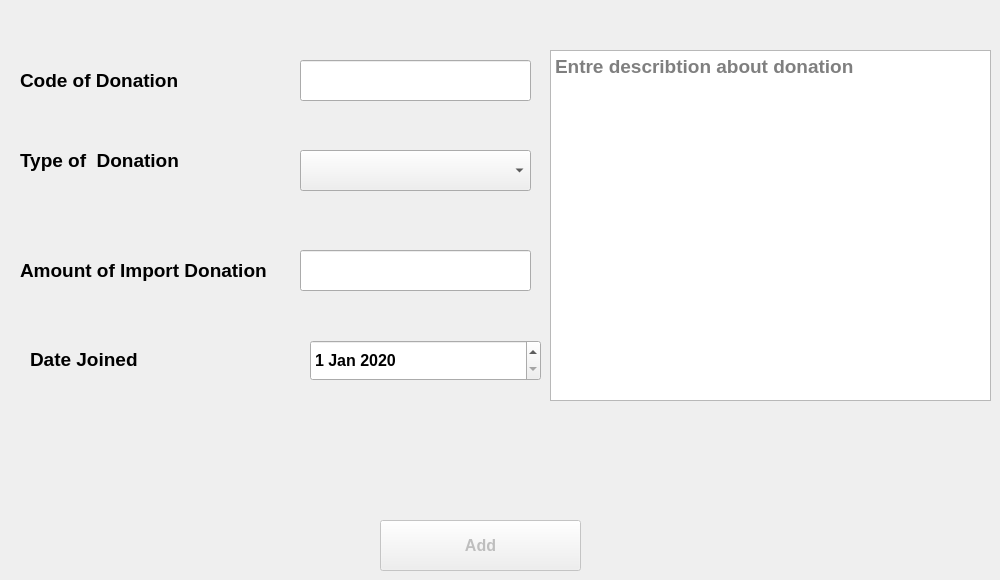
      <widget class="QWidget" name="tab_15">
       <attribute name="title">
        <string>Import Donation</string>
       </attribute>
       <widget class="QLabel" name="label_21">
        <property name="geometry">
         <rect>
          <x>20</x>
          <y>250</y>
          <width>271</width>
          <height>41</height>
         </rect>
        </property>
        <property name="font">
         <font>
          <pointsize>14</pointsize>
          <weight>75</weight>
          <bold>true</bold>
         </font>
        </property>
        <property name="text">
         <string>Amount of Import Donation</string>
        </property>
       </widget>
       <widget class="QPushButton" name="pushButton_15">
        <property name="enabled">
         <bool>false</bool>
        </property>
        <property name="geometry">
         <rect>
          <x>380</x>
          <y>520</y>
          <width>201</width>
          <height>51</height>
         </rect>
        </property>
        <property name="font">
         <font>
          <pointsize>12</pointsize>
          <weight>75</weight>
          <bold>true</bold>
         </font>
        </property>
        <property name="text">
         <string>Add</string>
        </property>
        <property name="icon">
         <iconset>
          <normaloff>icons/add.png</normaloff>icons/add.png</iconset>
        </property>
        <property name="iconSize">
         <size>
          <width>48</width>
          <height>48</height>
         </size>
        </property>
       </widget>
       <widget class="QLabel" name="label_23">
        <property name="geometry">
         <rect>
          <x>20</x>
          <y>140</y>
          <width>231</width>
          <height>41</height>
         </rect>
        </property>
        <property name="font">
         <font>
          <pointsize>14</pointsize>
          <weight>75</weight>
          <bold>true</bold>
         </font>
        </property>
        <property name="text">
         <string>Type of  Donation</string>
        </property>
       </widget>
       <widget class="QLineEdit" name="lineEdit_22">
        <property name="geometry">
         <rect>
          <x>300</x>
          <y>250</y>
          <width>231</width>
          <height>41</height>
         </rect>
        </property>
        <property name="font">
         <font>
          <pointsize>11</pointsize>
          <weight>75</weight>
          <bold>true</bold>
         </font>
        </property>
        <property name="text">
         <string/>
        </property>
       </widget>
       <widget class="QLabel" name="label_24">
        <property name="geometry">
         <rect>
          <x>30</x>
          <y>339</y>
          <width>221</width>
          <height>41</height>
         </rect>
        </property>
        <property name="font">
         <font>
          <pointsize>14</pointsize>
          <weight>75</weight>
          <bold>true</bold>
         </font>
        </property>
        <property name="text">
         <string>Date Joined  </string>
        </property>
       </widget>
       <widget class="QComboBox" name="comboBox_4">
        <property name="geometry">
         <rect>
          <x>300</x>
          <y>150</y>
          <width>231</width>
          <height>41</height>
         </rect>
        </property>
       </widget>
       <widget class="QDateEdit" name="dateEdit">
        <property name="geometry">
         <rect>
          <x>310</x>
          <y>340</y>
          <width>231</width>
          <height>41</height>
         </rect>
        </property>
        <property name="font">
         <font>
          <pointsize>12</pointsize>
          <weight>75</weight>
          <bold>true</bold>
         </font>
        </property>
        <property name="dateTime">
         <datetime>
          <hour>0</hour>
          <minute>0</minute>
          <second>0</second>
          <year>2020</year>
          <month>1</month>
          <day>1</day>
         </datetime>
        </property>
        <property name="date">
         <date>
          <year>2020</year>
          <month>1</month>
          <day>1</day>
         </date>
        </property>
       </widget>
       <widget class="QTextEdit" name="textEdit_2">
        <property name="geometry">
         <rect>
          <x>550</x>
          <y>50</y>
          <width>441</width>
          <height>351</height>
         </rect>
        </property>
        <property name="font">
         <font>
          <pointsize>14</pointsize>
          <weight>75</weight>
          <bold>true</bold>
         </font>
        </property>
        <property name="styleSheet">
         <string notr="true"/>
        </property>
        <property name="html">
         <string>&lt;!DOCTYPE HTML PUBLIC &quot;-//W3C//DTD HTML 4.0//EN&quot; &quot;http://www.w3.org/TR/REC-html40/strict.dtd&quot;&gt;
&lt;html&gt;&lt;head&gt;&lt;meta name=&quot;qrichtext&quot; content=&quot;1&quot; /&gt;&lt;style type=&quot;text/css&quot;&gt;
p, li { white-space: pre-wrap; }
&lt;/style&gt;&lt;/head&gt;&lt;body style=&quot; font-family:'MS Shell Dlg 2'; font-size:14pt; font-weight:600; font-style:normal;&quot;&gt;
&lt;p style=&quot;-qt-paragraph-type:empty; margin-top:0px; margin-bottom:0px; margin-left:0px; margin-right:0px; -qt-block-indent:0; text-indent:0px; font-size:8.25pt; font-weight:400;&quot;&gt;&lt;br /&gt;&lt;/p&gt;&lt;/body&gt;&lt;/html&gt;</string>
        </property>
        <property name="placeholderText">
         <string>Entre describtion about donation</string>
        </property>
       </widget>
       <widget class="QLabel" name="label_22">
        <property name="geometry">
         <rect>
          <x>20</x>
          <y>60</y>
          <width>231</width>
          <height>41</height>
         </rect>
        </property>
        <property name="font">
         <font>
          <pointsize>14</pointsize>
          <weight>75</weight>
          <bold>true</bold>
         </font>
        </property>
        <property name="text">
         <string>Code of Donation</string>
        </property>
       </widget>
       <widget class="QLineEdit" name="lineEdit_35">
        <property name="geometry">
         <rect>
          <x>300</x>
          <y>60</y>
          <width>231</width>
          <height>41</height>
         </rect>
        </property>
        <property name="font">
         <font>
          <pointsize>11</pointsize>
          <weight>75</weight>
          <bold>true</bold>
         </font>
        </property>
        <property name="text">
         <string/>
        </property>
       </widget>
      </widget>
